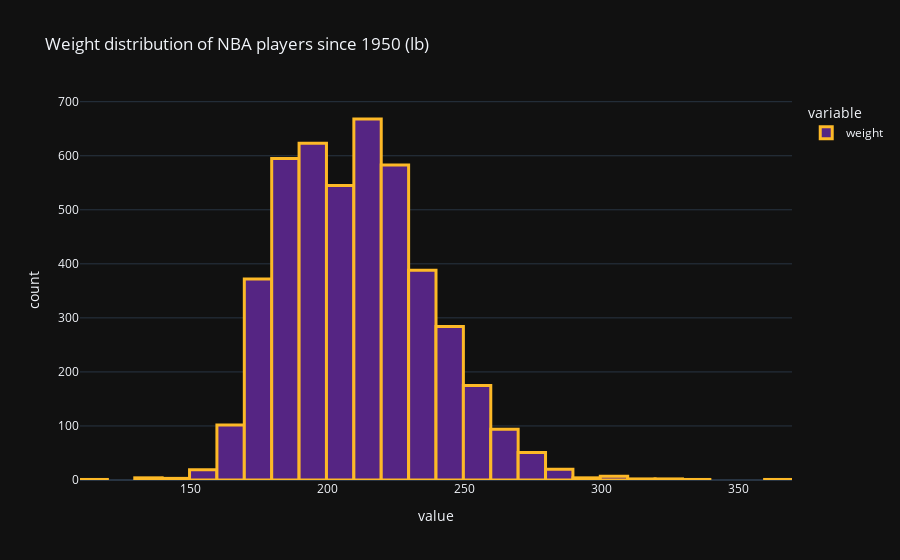

Notebook code cell kept with this figure:
### Code cell
fig = df.weight.hist(nbins=25, title= 'Weight distribution of NBA players since 1950 (lb)', template='plotly_dark')
fig.update_traces(lakers)
fig.show()

### Figure 1 — Plotly figure (JSON) as saved in the notebook; plotly's stock layout.template omitted (floating-point values rounded to 4 significant figures; data arrays with more than 128 entries replaced by an {"elided": "..."} marker saying what was removed)
{"data": [{"alignmentgroup": "True", "bingroup": "x", "hovertemplate": "variable=weight<br>value=%{x}<br>count=%{y}<extra></extra>", "legendgroup": "weight", "marker": {"color": "#552583", "line": {"color": "#FDB927", "width": 3}, "pattern": {"shape": ""}}, "name": "weight", "nbinsx": 25, "offsetgroup": "weight", "orientation": "v", "showlegend": true, "type": "histogram", "x": {"elided": "4550 int values"}, "xaxis": "x", "yaxis": "y"}], "layout": {"barmode": "relative", "legend": {"title": {"text": "variable"}, "tracegroupgap": 0}, "title": {"text": "Weight distribution of NBA players since 1950 (lb)"}, "xaxis": {"anchor": "y", "domain": [0, 1], "title": {"text": "value"}}, "yaxis": {"anchor": "x", "domain": [0, 1], "title": {"text": "count"}}}}
